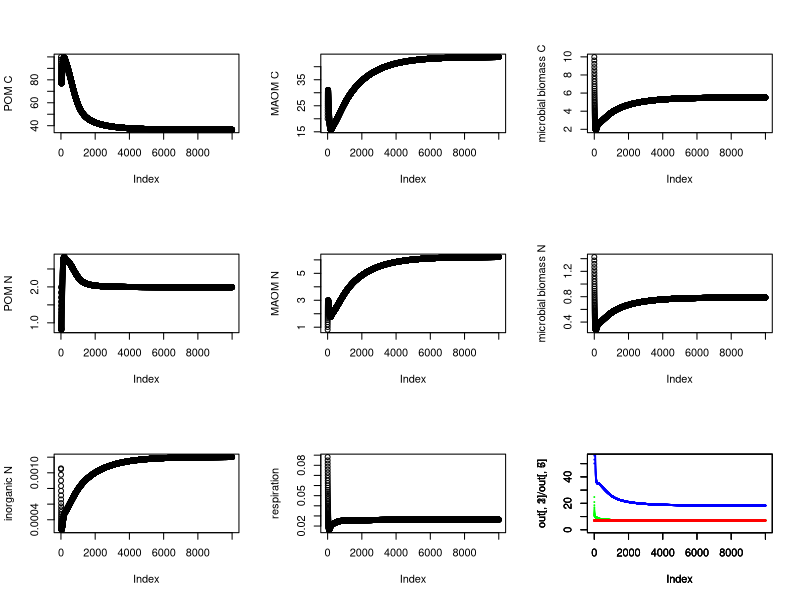

Recreate this plot in R.
#Building a linked C-N model examining N fertilization effects on POM and MAOM formation. 
###Colin Averill and Bonnie Waring, 2017
#Colin Adds NUE effects on April 20, 2017.

###ASSUMPTIONS###
# CUE, NUE and C:N stoichiometry icrobial biomass is fixed
# microbes take up organic N (POM or MAOM) before taking up inorganic N
# inorganic N leaching happens after mineralization/immobilization
# microbes aim to have the C:N ratio of uptake match their threshold element ratio
# when microbes are C-limited, they mineralize excess N
# when microbes are N-limited, they immobilize sufficient inorganic N to match stoichiometric demand
# if there is not enough inorganic N to match demand, then they respire excess C such that the C:N ratio of uptake matches microbial TER.

#clear R environment.
rm(list=ls())

#Colin is tuning!
#lesson- exo.loss makes it easier to hit N limitation
#this is because its losing low C:N POM faster, and so input C:N increasingly dictates POM C:N.
I    <- 0.03     #C input rate                            (mgC time-1)
CUE  <- 0.4      #C use efficiency
NUE  <- .8 		   #N use efficiency					              (unitless)
v1   <- 0.013    #biomass-specific decay multiplier       (mgC mgB-1 time-1) #target ~ 0.0013, based on Wieder 2014
v2   <- 2.5      #Vmax of sorption                        (mgC time-1)
k1   <- 30       #half saturation of decomp               (mg)        #target ~   33.3, based on Wieder 2014
k2   <- 1        #half saturation of sorption             (mg)
k3   <- 0.01     #half saturation of inorganic N uptake   (mg)
h1   <- 0.001    #biomass turnover rate                   (1/time)
h2   <- 0.00075  #C-specific desorption rate              (1/time)
h3   <- 0.00001  #fraction of POM that potentially sorbs  (1/time)
h4   <- 0.2      #inorganic N loss rate                   (1/time)
h5   <- 0.0001   #exogenous losses of POM                 (1/time)

#parameters: N cycling
IN <- 60         #C:N ratio of inputs (constant). 20=C limitation, 50=N limitation
CN <- 50         #C:N ratio of initial particulate organic matter (will change)
MN <- 25         #C:N ratio of initial mineral-associated organic matter (will change)
BN <-  7         #C:N ratio of the microbial biomass (constant)

#initial pool sizes
C <- 100      #C pool in POM            (mg / g)
M <-  20      #C pool in MAOM           (mg / g)
B <- C*0.1    #microbial biomass C 			(mg / g)
N1 <- C/CN    #initial N pool in POM		(mg / g)
N2 <- M/MN	  #N pool in MAOM 			  	(mg / g)
N3 <- B/BN    #microbial biomass N			(mg / g)
N4 <- 0.001	  #inorganic N pool size 		(mg / g)

#number of days to step the dynamic simulation through time.
t <- 200000

#choose outputs you want to follow. 
outputs <- c('C','M','B','R','N1','N2','N3','N4')
out <- matrix(rep(0,t*length(outputs)),nrow=t,dimnames=list(NULL,outputs))


for(i in 1:t){
  #C fluxes
  DEATH.C      <- h1*B^1.5
  DECOMP.C     <- v1*B*C / (k1 + C)
  exo.loss.C   <- h5*C
  POM2MOM.C    <- h3*C
  SORPTION.C   <- v2*(POM2MOM.C+DEATH.C) / (k2 + POM2MOM.C+DEATH.C)
  SORPTION.B.C <- (DEATH.C  /(POM2MOM.C+DEATH.C))*SORPTION.C
  SORPTION.P.C <- (POM2MOM.C/(POM2MOM.C+DEATH.C))*SORPTION.C
  DESORPTION.C <- h2*M
  
  #N fluxes
  DEATH.N      <- DEATH.C / BN
  DECOMP.N     <- DECOMP.C/ (C / N1)
  exo.loss.N   <- exo.loss.C / (C/N1)
  POM2MOM.N    <- POM2MOM.C / (C/N1)
  SORPTION.N   <- v2*(POM2MOM.N+DEATH.N) / (k2 + POM2MOM.N+DEATH.N)
  SORPTION.B.N <- (DEATH.N  /(POM2MOM.N+DEATH.N))*SORPTION.N
  SORPTION.P.N <- (POM2MOM.N/(POM2MOM.N+DEATH.N))*SORPTION.N
  DESORPTION.N <- DESORPTION.C/(M/N2)
  
  #MINERALIZATION-IMMOBILIZATION.
  #N uptake minus demand. If in excess, positive. If limited, negative.
  mineralization.immobilization <- (NUE * DECOMP.N) - (CUE * DECOMP.C) / BN
  if(mineralization.immobilization  > 0) {
    #if in excess (+ value), mineralize. 
    mineralization <- mineralization.immobilization
    immobilization = 0
  }
  if(mineralization.immobilization <= 0) {
    #if in debt (- value), immobilize, w/ non-linear uptake kinetics.
    mineralization = 0
    immobilization.potential <- ((N4 / (k3 + N4)) * N4)
    immobilization <- immobilization.potential
    #however, don't take up more N than you need.
    if(immobilization > abs(mineralization.immobilization)){
      immobilization = abs(mineralization.immobilization)
    }
  }
  
  #leaching/plant uptake happens on post-mineralization/immobilization inorganic N pool.
  #Make sure to include inputs to N4 from imperfect NUE values
  INORG.N.LOSS <- h4*(N4 + DECOMP.N*(1-NUE) + mineralization - immobilization)
  
  #OVERFLOW RESPIRATION
  #excess C uptake must go somewhere because mass balance.
  if(mineralization.immobilization > 0){
    overflow.R = 0
  }
  if(mineralization.immobilization <= 0){  
    overflow.R <- DECOMP.C*CUE - (DECOMP.N*NUE + immobilization)*BN
  }
  
  #ODEs
  dCdt  <- I + (DEATH.C - SORPTION.B.C) + DESORPTION.C - DECOMP.C - SORPTION.P.C - exo.loss.C
  dMdt  <- SORPTION.C - DESORPTION.C
  dBdt  <- (CUE * DECOMP.C) - DEATH.C - overflow.R
  dN1dt <- (I/IN) + (DEATH.N - SORPTION.B.N) + DESORPTION.N - DECOMP.N - SORPTION.P.N - exo.loss.N
  dN2dt <- SORPTION.N - DESORPTION.N
  dN3dt <- DECOMP.N*NUE + immobilization - mineralization - DEATH.N
  dN4dt <- DECOMP.N*(1-NUE) + mineralization - immobilization - INORG.N.LOSS
  
  #respiration
  resp  <- (1-CUE)*DECOMP.C + overflow.R
  
  #update pools
  C  <- C  + dCdt
  M  <- M  + dMdt
  B  <- B  + dBdt
  N1 <- N1 + dN1dt
  N2 <- N2 + dN2dt
  N3 <- N3 + dN3dt
  N4 <- N4 + dN4dt
  R  <- resp
  
  #save outputs
  out[i,] <- c(C,M,B,R,N1,N2,N3,N4)
}
#thin output matrix for plotting.
out <- out[seq(1,nrow(out),by = 20),]

par(mfrow=c(3,3))
plot(out[,1], ylab="POM C")
plot(out[,2], ylab= "MAOM C")
plot(out[,3], ylab="microbial biomass C")
plot(out[,5], ylab="POM N")
plot(out[,6], ylab= "MAOM N")
plot(out[,7], ylab="microbial biomass N")
plot(out[,8], ylab="inorganic N")
plot(out[,4], ylab="respiration")
#check stoichiometry of pools
plot(out[,1]/out[,5], cex = 0.1, col='blue' , ylim = c(0,55))
par(new=T)
plot(out[,2]/out[,6], cex = 0.1, col='green', ylim = c(0,55))
par(new=T)
plot(out[,3]/out[,7], cex = 0.1, col='red'  , ylim = c(0,55))
#print C pools and their sums
C;M;B;C+B+M
#N limitation? 
mineralization.immobilization < 0
#biomass turnover rate in days
B/(h1*(B^1.5))
#ug respiration per g C
(R*1000)/(C/1000)
